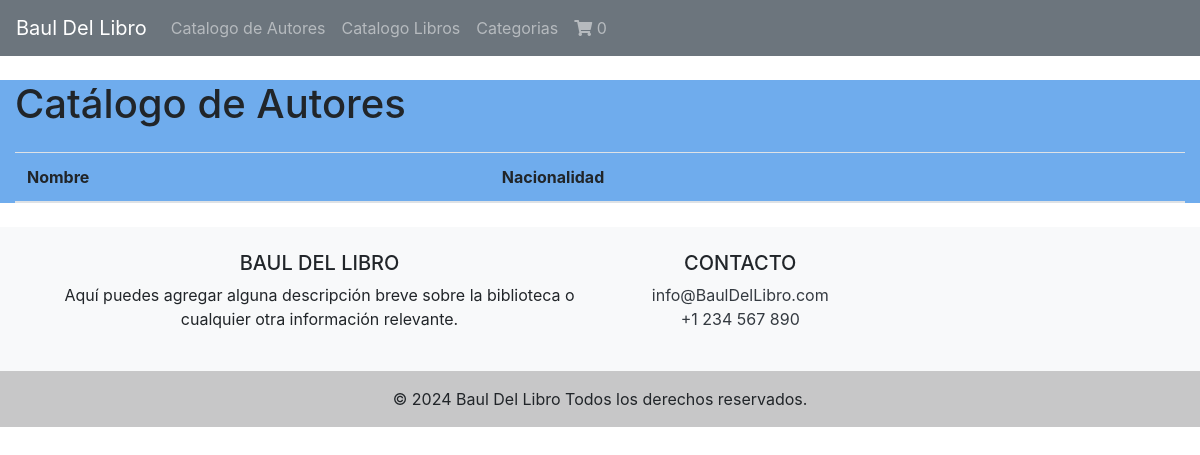
/catalogo-autores/, run on an earlier commit of the app's database.
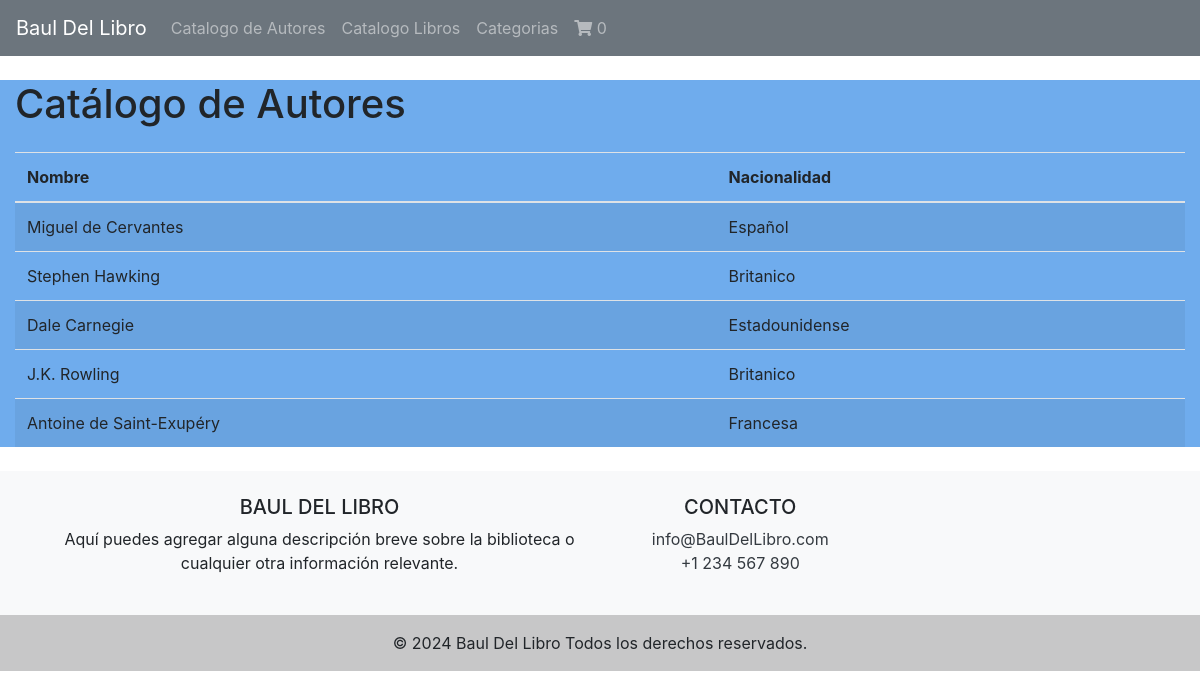
And on a later commit of the database.
### main/models.py (models this page shows, shortened)
class Autor(models.Model):
    nombre = models.CharField(max_length=100)
    nacionalidad = models.CharField(max_length=100)

### main/views.py (the view)
# urls.py: path('catalogo-autores/', views.catalogo_autores, name='catalogo_autores'),
def catalogo_autores(request):
    nav_items = NavItem.objects.all()
    autores = Autor.objects.all()
    return render(request, 'main/catalogo_autores.html', {'nav_items': nav_items, 'autores': autores})

### main/templates/main/catalogo_autores.html (shortened to what this page needs)
{% extends 'main/base.html' %}
{% block content %}
<h1 class="mt-4" data-aos="fade-up">Catálogo de Autores</h1>
<table class="table table-striped mt-4" data-aos="fade-up">
    <thead>
        <tr>
            <th>Nombre</th>
            <th>Nacionalidad</th>
        </tr>
    </thead>
    <tbody>
        {% for autor in autores %}
        <tr>
            <td>{{ autor.nombre }}</td>
            <td>{{ autor.nacionalidad }}</td>
        </tr>
        {% endfor %}
    </tbody>
</table>
{% endblock %}

What changed in the data, as far as the page shows it:
added Autor: nombre "Miguel de Cervantes", nacionalidad "Español"
added Autor: nombre "Stephen Hawking", nacionalidad "Britanico"
added Autor: nombre "Dale Carnegie", nacionalidad "Estadounidense"
added Autor: nombre "J.K. Rowling", nacionalidad "Britanico"
added Autor: nombre "Antoine de Saint-Exupéry", nacionalidad "Francesa"
